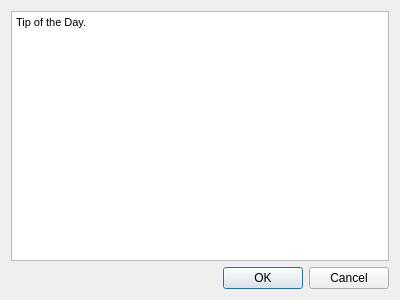
<?xml version="1.0" encoding="UTF-8"?>
<ui version="4.0">
 <class>Dialog</class>
 <widget class="QDialog" name="Dialog">
  <property name="geometry">
   <rect>
    <x>0</x>
    <y>0</y>
    <width>400</width>
    <height>300</height>
   </rect>
  </property>
  <property name="windowTitle">
   <string>Dialog</string>
  </property>
  <layout class="QVBoxLayout" name="verticalLayout">
   <item>
    <widget class="QTextBrowser" name="textBrowser">
     <property name="html">
      <string>&lt;!DOCTYPE HTML PUBLIC &quot;-//W3C//DTD HTML 4.0//EN&quot; &quot;http://www.w3.org/TR/REC-html40/strict.dtd&quot;&gt;
&lt;html&gt;&lt;head&gt;&lt;meta name=&quot;qrichtext&quot; content=&quot;1&quot; /&gt;&lt;style type=&quot;text/css&quot;&gt;
p, li { white-space: pre-wrap; }
&lt;/style&gt;&lt;/head&gt;&lt;body style=&quot; font-family:'MS Shell Dlg 2'; font-size:8.25pt; font-weight:400; font-style:normal;&quot;&gt;
&lt;p style=&quot; margin-top:0px; margin-bottom:0px; margin-left:0px; margin-right:0px; -qt-block-indent:0; text-indent:0px;&quot;&gt;&lt;span style=&quot; font-size:8pt;&quot;&gt;Tip of the Day.&lt;/span&gt;&lt;/p&gt;&lt;/body&gt;&lt;/html&gt;</string>
     </property>
    </widget>
   </item>
   <item>
    <widget class="QDialogButtonBox" name="buttonBox">
     <property name="orientation">
      <enum>Qt::Horizontal</enum>
     </property>
     <property name="standardButtons">
      <set>QDialogButtonBox::Cancel|QDialogButtonBox::Ok</set>
     </property>
    </widget>
   </item>
  </layout>
 </widget>
 <resources/>
 <connections>
  <connection>
   <sender>buttonBox</sender>
   <signal>accepted()</signal>
   <receiver>Dialog</receiver>
   <slot>accept()</slot>
   <hints>
    <hint type="sourcelabel">
     <x>248</x>
     <y>254</y>
    </hint>
    <hint type="destinationlabel">
     <x>157</x>
     <y>274</y>
    </hint>
   </hints>
  </connection>
  <connection>
   <sender>buttonBox</sender>
   <signal>rejected()</signal>
   <receiver>Dialog</receiver>
   <slot>reject()</slot>
   <hints>
    <hint type="sourcelabel">
     <x>316</x>
     <y>260</y>
    </hint>
    <hint type="destinationlabel">
     <x>286</x>
     <y>274</y>
    </hint>
   </hints>
  </connection>
 </connections>
</ui>
